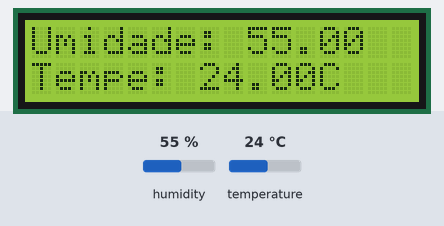
Recording of a sketch running on a simulated Arduino Uno, built with avr-gcc and run on an emulated ATmega328P. On the bench: 16×2 character LCD. Wiring (inferred from the names in the program): DHT11 sensor: data A0. The test bench sets the inputs (shaded band); at power-on: humidity 55 %, temperature 24 °C. What the sketch prints to the serial monitor is not drawn.

Above: at 1.2 s.
1.3 s: humidity set to 22 %
At 6.4 s:
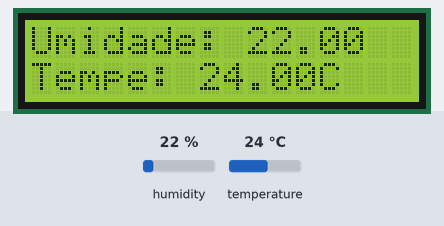
7.3 s: temperature set to 12 °C
At 11.3 s:
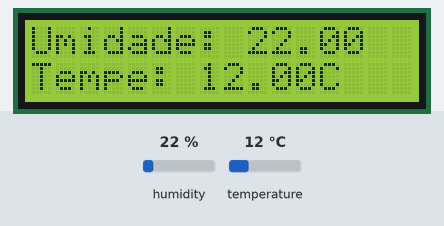
13.3 s: humidity set to 40 %
At 16.2 s:
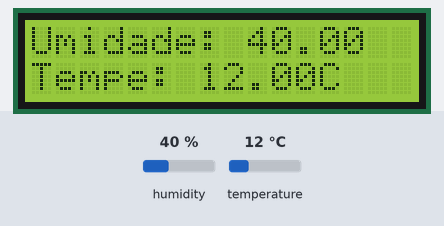
19.3 s: temperature set to 19 °C
At 21.1 s:
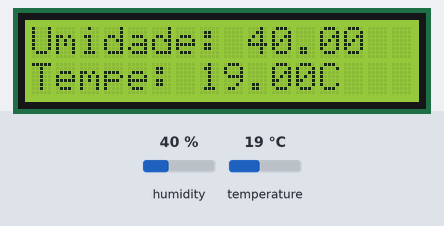
Timing chart, 0 to 22.6 s (numbered marks = the images above; inputs shaded):
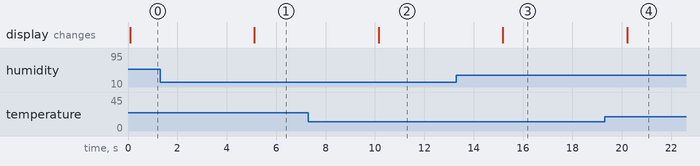

The sketch:

Projeto.ino
```cpp
//Criado por Renan Brickes
#include <LiquidCrystal.h>
#include "DHT.h"

#define DHTPIN A0
#define DHTTYPE DHT11

LiquidCrystal lcd(12, 11, 5, 4, 3, 2);
DHT dht(DHTPIN, DHTTYPE);

void setup()
{
  Serial.begin(9600);
  lcd.begin(16, 2);
  dht.begin();
}

void loop()
{

  float h = dht.readHumidity();
  float t = dht.readTemperature();

    lcd.setCursor(0, 0);
    //Envia o texto entre aspas para o LCD
    lcd.print("Umidade: ");
    Serial.print(h);
    lcd.print(h);
    lcd.setCursor(0, 1);
    lcd.print("Tempe: ");
    lcd.print(t);
    lcd.print("C");
    delay(5000);

}
```

Measured:
- after the input at 1.3 s, the display: changes after 3.8 s (image 1)
- after the input at 7.3 s, the display: changes after 2.9 s (image 2)
- after the input at 13.3 s, the display: changes after 1.9 s (image 3)
- after the input at 19.3 s, the display: changes after 0.91 s (image 4)
